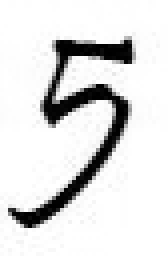
#> input picture assets/test7.JPG, 42 x 69 px, found by its file name (shown 4 times larger); its folder holds 5 pictures in this run
$ python main.py
#> lines starting #> are read from the running program, lines starting #| are printed output that depends on the picture
### image.py
from skimage import io
from skimage.transform import resize
import matplotlib.pyplot as plt
import numpy as np

class Image:
    def __init__(self):
        """Initialisation d'une image composee d'un tableau numpy 2D vide
        (pixels) et de 2 dimensions (H = height et W = width) mises a 0
        """
        self.pixels = None
        self.H = 0
        self.W = 0


    def set_pixels(self, tab_pixels):
        """ Remplissage du tableau pixels de l'image self avec un tableau 2D (tab_pixels)
        et affectation des dimensions de l'image self avec les dimensions
        du tableau 2D (tab_pixels)
        """
        self.pixels = tab_pixels
        self.H, self.W = self.pixels.shape


    def load(self, file_name):
        """ Lecture d'un image a partir d'un fichier de nom "file_name"""
#> called with file_name = '../assets/test7.JPG'
        self.pixels = io.imread(file_name)
#> self.pixels is the input picture: shape (69, 42); min 0, max 255, mean 225
        self.H,self.W = self.pixels.shape
#> self.H = 69; self.W = 42
        print("lecture image : " + file_name + " (" + str(self.H) + "x" + str(self.W) + ")")
#| lecture image : ../assets/test7.JPG (69x42)


    def display(self, window_name):
        """Affichage a l'ecran d'une image"""
        fig = plt.figure(window_name)
        if (not (self.pixels is None)):
            io.imshow(self.pixels)
            io.show()
        else:
            print("L'image est vide. Rien à afficher")


    #==============================================================================
    # Methode de binarisation
    # 2 parametres :
    #   self : l'image a binariser
    #   S : le seuil de binarisation
    #   on retourne une nouvelle image binarisee
    #==============================================================================
    def binarisation(self, S):
#> called with S = 90
        im_bin = Image()
        im_bin.set_pixels(np.zeros((self.H, self.W), dtype=np.uint8))
        for h in range (self.H):
            for w in range (self.W):
                if self.pixels[h][w]>S:
                    im_bin.pixels[h][w]=255
#> call 2 of display, with window_name = 'Image binarisee'
#> in display (call 2), `io.show()`:
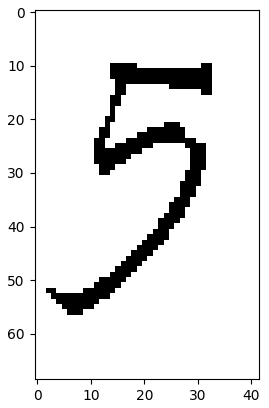
#> figure drawn by matplotlib, 1 panel
        return im_bin


    #==============================================================================
    # Dans une image binaire contenant une forme noire sur un fond blanc
    # la methode 'localisation' permet de limiter l'image au rectangle englobant
    # la forme noire
    # 1 parametre :
    #   self : l'image binaire que l'on veut recadrer
    #   on retourne une nouvelle image recadree
    #==============================================================================
    def localisation(self):
        lmin=self.H
        lmax=0
        cmin=self.W
        cmax=0
        for l in range (self.H):
            for c in range (self.W):
                if self.pixels[l][c]==0:
                    if l<lmin:
                        lmin=l
                    if l>lmax:
                        lmax=l
                    if c<cmin:
                        cmin=c
                    if c>cmax:
                        cmax=c
        im_bin = Image()
        im_bin.set_pixels(np.zeros((lmax-lmin+1, cmax-cmin+1), dtype=np.uint8))
        for i in range (lmin,lmax+1):
            for j in range (cmin,cmax+1):
                im_bin.pixels[i-lmin][j-cmin]=self.pixels[i][j]
#> call 3 of display, with window_name = 'Image localisee'
#> in display (call 3), `io.show()`:
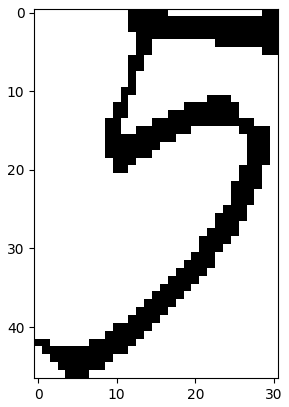
#> figure drawn by matplotlib, 1 panel
        return im_bin


    #==============================================================================
    # Methode de redimensionnement d'image
    #==============================================================================
    def resize(self, new_H, new_W):
#> call 4 of display, with window_name = 'Image redimensionee'
#> in display (call 4), `io.show()`:
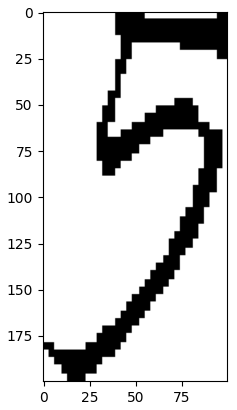
#> figure drawn by matplotlib, 1 panel
        im_bin=Image()
        tab1=resize(self.pixels, (new_H,new_W), 0)
        tab_bin=(np.uint8(tab1*255))
        im_bin.set_pixels(tab_bin)
        return im_bin


    #==============================================================================
    # Methode de mesure de similitude entre l'image self et un modele im
    #==============================================================================
    # [7 lines left out: function similitude, not called in this run]

### reconnaissance.py
from image import Image

def lecture_modeles(chemin_dossier):
    fichiers= ['_0.png','_1.png','_2.png','_3.png','_4.png','_5.png','_6.png',
            '_7.png','_8.png','_9.png']
    liste_modeles = []
    for fichier in fichiers:
        model = Image()
        model.load(chemin_dossier + fichier)
        liste_modeles.append(model)
    return liste_modeles


# [10 lines left out: function reconnaissance_chiffre, not called in this run]

### main.py
'''
File: main.py
Created Date: Friday August 27th 2021 - 02:35pm
Author: Ammar Mian
Contact: ammar.mian@univ-smb.fr
-----
Last Modified: Mon Aug 30 2021
Modified By: Ammar Mian
-----
Copyright (c) 2021 Université Savoie Mont-Blanc
'''
import matplotlib.pyplot as plt
from image import Image
from reconnaissance import reconnaissance_chiffre, lecture_modeles


if __name__ == '__main__':

    # Variables utiles
    path_to_assets = '../assets/'
    plt.ion() # Mode interactif de matplotlib our ne pas bloquer l'éxécutions lorsque l'on fait display

    #==============================================================================
    # Lecture image et affichage
    #==============================================================================
    image = Image()
    image.load(path_to_assets + 'test7.JPG')
    image.display("Exemple d'image")

    #==============================================================================
    # Binarisation de l'image et affichage
    #==============================================================================
    S =90
    image_binarisee = image.binarisation(S)
    image_binarisee.display("Image binarisee")

    #==============================================================================
    # Localisation de l'image et affichage
    #==============================================================================
    image_localisee = image_binarisee.localisation()
    image_localisee.display("Image localisee")

    #==============================================================================
    # Redimensionnement de l'image et affichage
    #==============================================================================
    image_resizee = image_localisee.resize(200, 100)
    image_resizee.display("Image redimensionee")

    #==============================================================================
    # Lecture modeles et reconnaissance
    #==============================================================================
#> (the run stopped early here; a loop or call above may not have finished)
